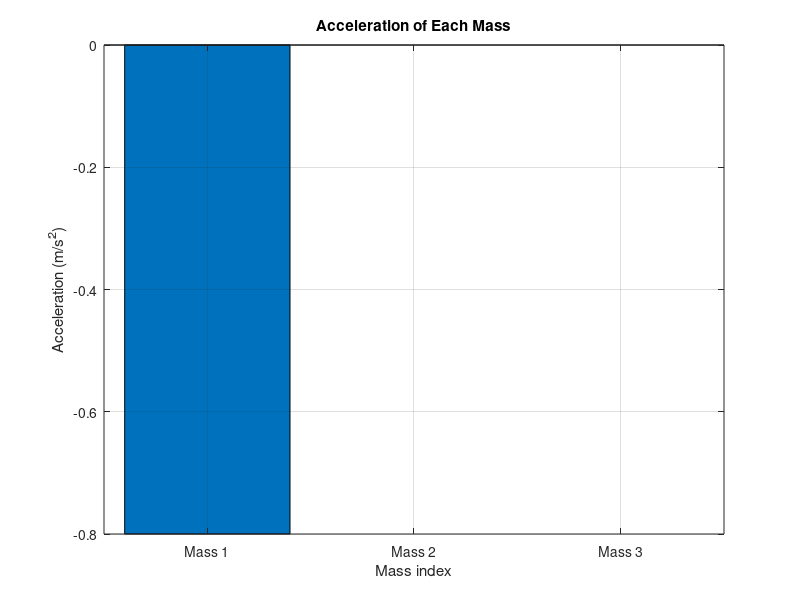

Write the MATLAB code that produced this figure.
clc; clear; close all;

% Define system parameters
k1 = 10;  % N/m
k2 = 30;  % N/m
k3 = 30;  % N/m
k4 = 10;  % N/m
m1 = 1;   % kg
m2 = 1;   % kg
m3 = 1;   % kg

% Construct mass and stiffness matrices
M = diag([m1, m2, m3]); % Mass matrix

K = [k1 + k2, -k2,       0;
     -k2,     k2 + k3,  -k3;
      0,      -k3,      k3 + k4]; % Stiffness matrix

% Given displacement vector at a specific time
x = [0.05; 0.04; 0.03]; % m

% Solve for acceleration using matrix equation: a = -inv(M) * K * x
a = -M \ (K * x);

% Display results
disp('Accelerations of the masses (m/s^2):');
disp(a);

% Plot results
figure;
bar(a);
xlabel('Mass index'); ylabel('Acceleration (m/s^2)');
title('Acceleration of Each Mass');
xticklabels({'Mass 1', 'Mass 2', 'Mass 3'});
grid on;
